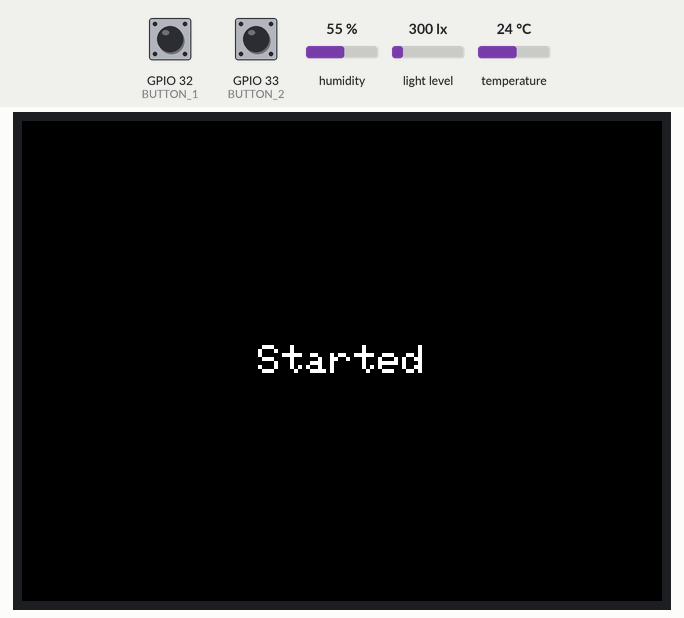
Recording of a sketch running on a simulated ESP32. On the bench: 320×240 colour display. The test bench sets the inputs (shaded band); at power-on: GPIO 32 (BUTTON_1) HIGH, GPIO 33 (BUTTON_2) HIGH, humidity 55 %, light level 300 lx, temperature 24 °C.

Above: at 1.4 s.
1.5 s: GPIO 32 (BUTTON_1) pulled LOW for 0.15 s
At 2.6 s:
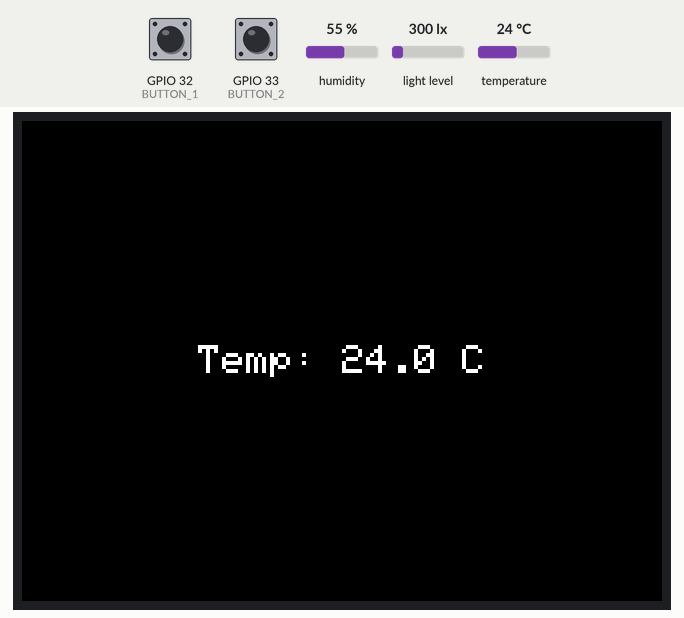
3.1 s: GPIO 33 (BUTTON_2) pulled LOW for 0.15 s
At 3.7 s:
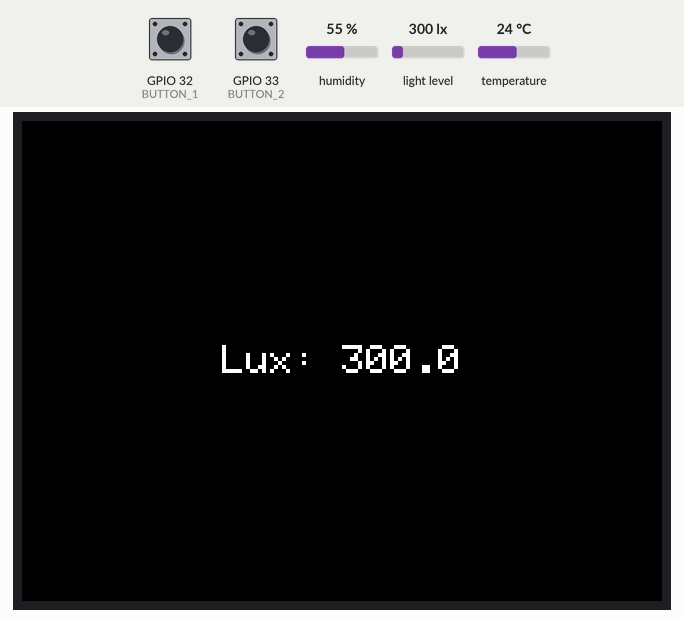
4.7 s: GPIO 32 (BUTTON_1) pulled LOW for 1 s
At 5.1 s:
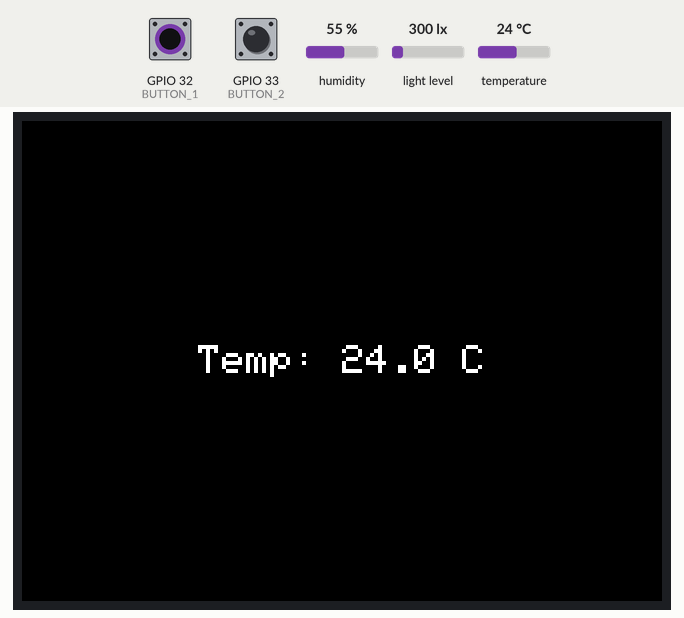
7.2 s: GPIO 33 (BUTTON_2) pulled LOW for 1 s
At 8.0 s:
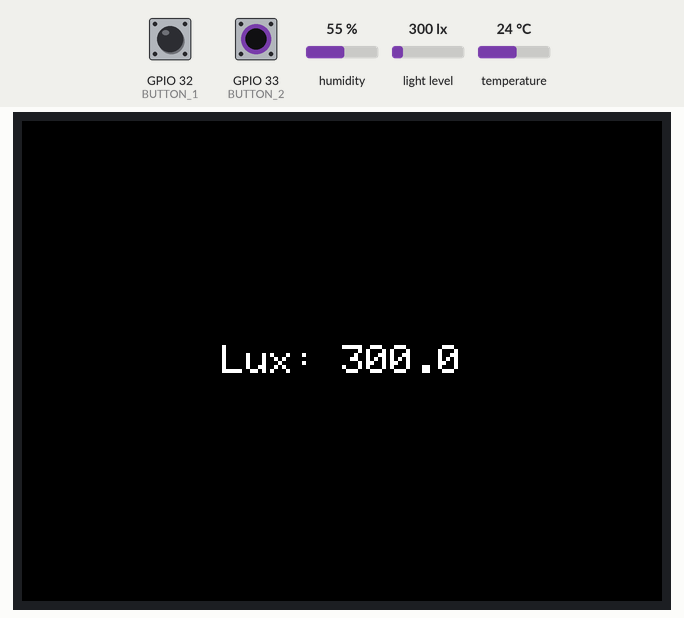
Timing chart, 0 to 10.2 s (numbered marks = the images above; inputs shaded):
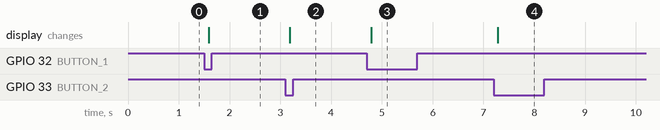

The sketch:

weatherSensor.ino
```cpp
#include <TFT_eSPI.h>
#include <DHT.h>
#include <Adafruit_VEML7700.h>

#define TFT_CS 5
#define TFT_DC 2
#define TFT_RST 27
#define DHTPIN 14
#define DHTTYPE DHT22

DHT dht(DHTPIN, DHTTYPE);
TFT_eSPI tft = TFT_eSPI();
Adafruit_VEML7700 veml = Adafruit_VEML7700();

const int BUTTON_1 = 32;
const int BUTTON_2 = 33;

bool lastButton1State = HIGH;
bool lastButton2State = HIGH;

void setup() {
  Serial.begin(115200);

  pinMode(BUTTON_1, INPUT_PULLUP);
  pinMode(BUTTON_2, INPUT_PULLUP);

  dht.begin();
  tft.init();
  tft.setRotation(1);
  tft.fillScreen(TFT_BLACK);

  tft.setTextColor(TFT_WHITE, TFT_BLACK);
  tft.setTextSize(2);
  tft.setTextDatum(MC_DATUM);
  tft.drawString("Started", tft.width() / 2, tft.height() / 2);

  if (!veml.begin()) {
    Serial.println("no sensor nooo");
    while (1) {
      delay(10);
    }
  }
}

void loop() {
  bool currentButton1State = digitalRead(BUTTON_1);
  bool currentButton2State = digitalRead(BUTTON_2);

  if (lastButton1State == HIGH && currentButton1State == LOW) {
    float t = dht.readTemperature();

    tft.fillScreen(TFT_BLACK);

    if (isnan(t)) {
      Serial.println("noooo failed to read dht sensor nooo");
      tft.drawString("sensor error", tft.width() / 2, tft.height() / 2);
    } else {
      String tempString = "Temp: " + String(t, 1) + " C";
      tft.drawString(tempString, tft.width() / 2, tft.height() / 2);
    }

    delay(50);
  }

  if (lastButton2State == HIGH && currentButton2State == LOW) {
    float lux = veml.readLux();

    tft.fillScreen(TFT_BLACK);
    String luxString = "Lux: " + String(lux, 1);
    tft.drawString(luxString, tft.width() / 2, tft.height() / 2);
    delay(50);
  }

  lastButton1State = currentButton1State;
  lastButton2State = currentButton2State;
}
```

Measured:
- after the input at 1.5 s, the display: changes after 0.09 s (image 1)
- after the input at 3.1 s, the display: changes after 0.08 s (image 2)
- after the input at 4.7 s, the display: changes after 0.09 s (image 3)
- after the input at 7.2 s, the display: changes after 0.08 s (image 4)
